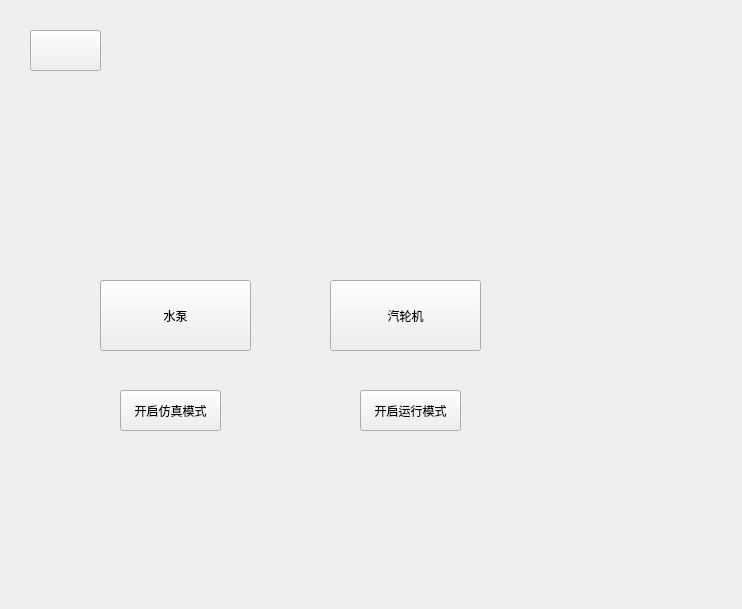
<?xml version="1.0" encoding="UTF-8"?>
<ui version="4.0">
 <class>Widget</class>
 <widget class="QWidget" name="Widget">
  <property name="geometry">
   <rect>
    <x>0</x>
    <y>0</y>
    <width>742</width>
    <height>609</height>
   </rect>
  </property>
  <property name="windowTitle">
   <string>Widget</string>
  </property>
  <widget class="QPushButton" name="pushButtonA">
   <property name="geometry">
    <rect>
     <x>30</x>
     <y>30</y>
     <width>71</width>
     <height>41</height>
    </rect>
   </property>
   <property name="text">
    <string/>
   </property>
  </widget>
  <widget class="QPushButton" name="btnPump">
   <property name="geometry">
    <rect>
     <x>100</x>
     <y>280</y>
     <width>151</width>
     <height>71</height>
    </rect>
   </property>
   <property name="text">
    <string>水泵</string>
   </property>
  </widget>
  <widget class="QPushButton" name="btnTurbine">
   <property name="geometry">
    <rect>
     <x>330</x>
     <y>280</y>
     <width>151</width>
     <height>71</height>
    </rect>
   </property>
   <property name="text">
    <string>汽轮机</string>
   </property>
  </widget>
  <widget class="QPushButton" name="btnSimulator">
   <property name="geometry">
    <rect>
     <x>120</x>
     <y>390</y>
     <width>101</width>
     <height>41</height>
    </rect>
   </property>
   <property name="text">
    <string>开启仿真模式</string>
   </property>
  </widget>
  <widget class="QPushButton" name="btnRunMode">
   <property name="geometry">
    <rect>
     <x>360</x>
     <y>390</y>
     <width>101</width>
     <height>41</height>
    </rect>
   </property>
   <property name="text">
    <string>开启运行模式</string>
   </property>
  </widget>
 </widget>
 <layoutdefault spacing="6" margin="11"/>
 <resources/>
 <connections/>
</ui>
